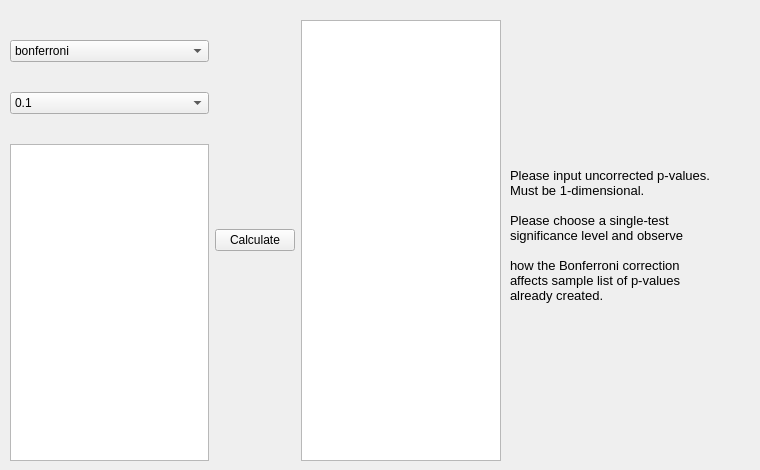
        <widget class="QWidget" name="tab_6">
         <attribute name="title">
          <string>Bonferroni Correction</string>
         </attribute>
         <widget class="QWidget" name="layoutWidget_8">
          <property name="geometry">
           <rect>
            <x>10</x>
            <y>20</y>
            <width>491</width>
            <height>441</height>
           </rect>
          </property>
          <layout class="QHBoxLayout" name="horizontalLayout_9">
           <item>
            <layout class="QVBoxLayout" name="verticalLayout_10">
             <property name="spacing">
              <number>30</number>
             </property>
             <property name="topMargin">
              <number>20</number>
             </property>
             <item>
              <widget class="QComboBox" name="comboBox_4">
               <item>
                <property name="text">
                 <string>bonferroni</string>
                </property>
               </item>
               <item>
                <property name="text">
                 <string>sidak</string>
                </property>
               </item>
               <item>
                <property name="text">
                 <string>holm-sidak</string>
                </property>
               </item>
               <item>
                <property name="text">
                 <string>holm</string>
                </property>
               </item>
               <item>
                <property name="text">
                 <string>simes-hochberg</string>
                </property>
               </item>
               <item>
                <property name="text">
                 <string>hommel</string>
                </property>
               </item>
               <item>
                <property name="text">
                 <string>fdr_bh</string>
                </property>
               </item>
               <item>
                <property name="text">
                 <string>fdr_by</string>
                </property>
               </item>
               <item>
                <property name="text">
                 <string>fdr_tsbh</string>
                </property>
               </item>
               <item>
                <property name="text">
                 <string>fdr_tsbky</string>
                </property>
               </item>
              </widget>
             </item>
             <item>
              <widget class="QComboBox" name="comboBox_3">
               <item>
                <property name="text">
                 <string>0.1</string>
                </property>
               </item>
               <item>
                <property name="text">
                 <string>0.05</string>
                </property>
               </item>
               <item>
                <property name="text">
                 <string>0.01</string>
                </property>
               </item>
              </widget>
             </item>
             <item>
              <widget class="QPlainTextEdit" name="plainTextEdit_9">
               <property name="maximumSize">
                <size>
                 <width>200</width>
                 <height>16777215</height>
                </size>
               </property>
              </widget>
             </item>
            </layout>
           </item>
           <item>
            <widget class="QPushButton" name="pushButton_6">
             <property name="text">
              <string>Calculate</string>
             </property>
            </widget>
           </item>
           <item>
            <widget class="QPlainTextEdit" name="plainTextEdit_10">
             <property name="maximumSize">
              <size>
               <width>200</width>
               <height>16777215</height>
              </size>
             </property>
            </widget>
           </item>
          </layout>
         </widget>
         <widget class="QLabel" name="label_20">
          <property name="geometry">
           <rect>
            <x>510</x>
            <y>30</y>
            <width>241</width>
            <height>411</height>
           </rect>
          </property>
          <property name="font">
           <font>
            <pointsize>10</pointsize>
           </font>
          </property>
          <property name="text">
           <string>Please input uncorrected p-values. 
Must be 1-dimensional. 

Please choose a single-test 
significance level and observe 

how the Bonferroni correction
affects sample list of p-values 
already created.</string>
          </property>
         </widget>
        </widget>
